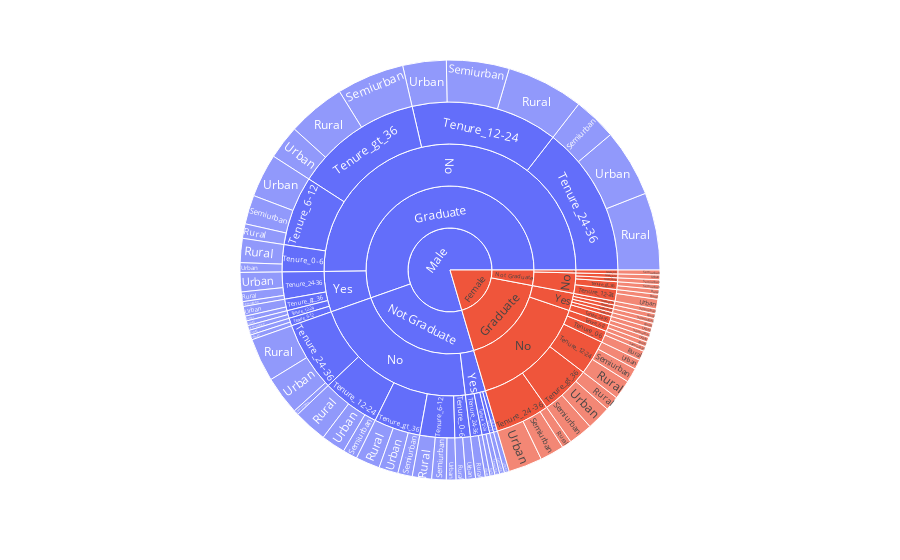

Notebook code for this chart:
### Code cell
fig = px.sunburst(Bank_Yes, path=["Gender","Education","Self_Employed",
                                 "Tenure_group","Property_Area"])

fig.show()

### Figure 1 — Plotly figure (JSON) as saved in the notebook; plotly's stock layout.template omitted (floating-point values rounded to 4 significant figures)
{"data": [{"branchvalues": "total", "domain": {"x": [0, 1], "y": [0, 1]}, "hovertemplate": "labels=%{label}<br>count=%{value}<br>parent=%{parent}<br>id=%{id}<extra></extra>", "ids": ["Female/Graduate/No/Tenure_0-6/Rural", "Male/Graduate/No/Tenure_0-6/Rural", "Male/Not Graduate/No/Tenure_0-6/Rural", "Female/Graduate/Yes/Tenure_0-6/Rural", "Female/Graduate/No/Tenure_12-24/Rural", "Male/Graduate/No/Tenure_12-24/Rural", "Female/Not Graduate/No/Tenure_12-24/Rural", "Male/Not Graduate/No/Tenure_12-24/Rural", "Male/Graduate/Yes/Tenure_12-24/Rural", "Male/Not Graduate/Yes/Tenure_12-24/Rural", "Female/Graduate/No/Tenure_24-36/Rural", "Male/Graduate/No/Tenure_24-36/Rural", "Male/Not Graduate/No/Tenure_24-36/Rural", "Male/Graduate/Yes/Tenure_24-36/Rural", "Male/Not Graduate/Yes/Tenure_24-36/Rural", "Female/Graduate/No/Tenure_6-12/Rural", "Male/Graduate/No/Tenure_6-12/Rural", "Male/Not Graduate/No/Tenure_6-12/Rural", "Female/Graduate/Yes/Tenure_6-12/Rural", "Male/Graduate/Yes/Tenure_6-12/Rural", "Female/Graduate/No/Tenure_gt_36/Rural", "Male/Graduate/No/Tenure_gt_36/Rural", "Female/Not Graduate/No/Tenure_gt_36/Rural", "Male/Not Graduate/No/Tenure_gt_36/Rural", "Male/Graduate/Yes/Tenure_gt_36/Rural", "Female/Graduate/No/Tenure_0-6/Semiurban", "Female/Not Graduate/Yes/Tenure_0-6/Semiurban", "Female/Graduate/No/Tenure_12-24/Semiurban", "Male/Graduate/No/Tenure_12-24/Semiurban", "Male/Not Graduate/No/Tenure_12-24/Semiurban", "Female/Graduate/Yes/Tenure_12-24/Semiurban", "Male/Graduate/Yes/Tenure_12-24/Semiurban", "Male/Not Graduate/Yes/Tenure_12-24/Semiurban", "Female/Graduate/No/Tenure_24-36/Semiurban", "Male/Graduate/No/Tenure_24-36/Semiurban", "Female/Not Graduate/No/Tenure_24-36/Semiurban", "Male/Not Graduate/No/Tenure_24-36/Semiurban", "Female/Graduate/Yes/Tenure_24-36/Semiurban", "Male/Graduate/Yes/Tenure_24-36/Semiurban", "Male/Graduate/No/Tenure_6-12/Semiurban", "Male/Not Graduate/No/Tenure_6-12/Semiurban", "Male/Not Graduate/Yes/Tenure_6-12/Semiurban", "Female/Graduate/No/Tenure_gt_36/Semiurban", "Male/Graduate/No/Tenure_gt_36/Semiurban", "Female/Not Graduate/No/Tenure_gt_36/Semiurban", "Male/Not Graduate/No/Tenure_gt_36/Semiurban", "Female/Graduate/Yes/Tenure_gt_36/Semiurban", "Male/Graduate/No/Tenure_0-6/Urban", "Male/Not Graduate/No/Tenure_0-6/Urban", "Female/Graduate/No/Tenure_12-24/Urban", "Male/Graduate/No/Tenure_12-24/Urban", "Female/Not Graduate/No/Tenure_12-24/Urban", "Male/Not Graduate/No/Tenure_12-24/Urban", "Female/Graduate/No/Tenure_24-36/Urban", "Male/Graduate/No/Tenure_24-36/Urban", "Male/Not Graduate/No/Tenure_24-36/Urban", "Female/Graduate/Yes/Tenure_24-36/Urban", "Male/Graduate/Yes/Tenure_24-36/Urban", "Male/Not Graduate/Yes/Tenure_24-36/Urban", "Female/Graduate/No/Tenure_6-12/Urban", "Male/Graduate/No/Tenure_6-12/Urban", "Female/Not Graduate/No/Tenure_6-12/Urban", "Male/Not Graduate/No/Tenure_6-12/Urban", "Male/Graduate/Yes/Tenure_6-12/Urban", "Female/Graduate/No/Tenure_gt_36/Urban", "Male/Graduate/No/Tenure_gt_36/Urban", "Male/Not Graduate/No/Tenure_gt_36/Urban", "Male/Graduate/Yes/Tenure_gt_36/Urban", "Male/Not Graduate/Yes/Tenure_gt_36/Urban", "Female/Graduate/No/Tenure_0-6", "Male/Graduate/No/Tenure_0-6", "Male/Not Graduate/No/Tenure_0-6", "Female/Graduate/Yes/Tenure_0-6", "Female/Not Graduate/Yes/Tenure_0-6", "Female/Graduate/No/Tenure_12-24", "Male/Graduate/No/Tenure_12-24", "Female/Not Graduate/No/Tenure_12-24", "Male/Not Graduate/No/Tenure_12-24", "Female/Graduate/Yes/Tenure_12-24", "Male/Graduate/Yes/Tenure_12-24", "Male/Not Graduate/Yes/Tenure_12-24", "Female/Graduate/No/Tenure_24-36", "Male/Graduate/No/Tenure_24-36", "Female/Not Graduate/No/Tenure_24-36", "Male/Not Graduate/No/Tenure_24-36", "Female/Graduate/Yes/Tenure_24-36", "Male/Graduate/Yes/Tenure_24-36", "Male/Not Graduate/Yes/Tenure_24-36", "Female/Graduate/No/Tenure_6-12", "Male/Graduate/No/Tenure_6-12", "Female/Not Graduate/No/Tenure_6-12", "Male/Not Graduate/No/Tenure_6-12", "Female/Graduate/Yes/Tenure_6-12", "Male/Graduate/Yes/Tenure_6-12", "Male/Not Graduate/Yes/Tenure_6-12", "Female/Graduate/No/Tenure_gt_36", "Male/Graduate/No/Tenure_gt_36", "Female/Not Graduate/No/Tenure_gt_36", "Male/Not Graduate/No/Tenure_gt_36", "Female/Graduate/Yes/Tenure_gt_36", "Male/Graduate/Yes/Tenure_gt_36", "Male/Not Graduate/Yes/Tenure_gt_36", "Female/Graduate/No", "Male/Graduate/No", "Female/Not Graduate/No", "Male/Not Graduate/No", "Female/Graduate/Yes", "Male/Graduate/Yes", "Female/Not Graduate/Yes", "Male/Not Graduate/Yes", "Female/Graduate", "Male/Graduate", "Female/Not Graduate", "Male/Not Graduate", "Female", "Male"], "labels": ["Rural", "Rural", "Rural", "Rural", "Rural", "Rural", "Rural", "Rural", "Rural", "Rural", "Rural", "Rural", "Rural", "Rural", "Rural", "Rural", "Rural", "Rural", "Rural", "Rural", "Rural", "Rural", "Rural", "Rural", "Rural", "Semiurban", "Semiurban", "Semiurban", "Semiurban", "Semiurban", "Semiurban", "Semiurban", "Semiurban", "Semiurban", "Semiurban", "Semiurban", "Semiurban", "Semiurban", "Semiurban", "Semiurban", "Semiurban", "Semiurban", "Semiurban", "Semiurban", "Semiurban", "Semiurban", "Semiurban", "Urban", "Urban", "Urban", "Urban", "Urban", "Urban", "Urban", "Urban", "Urban", "Urban", "Urban", "Urban", "Urban", "Urban", "Urban", "Urban", "Urban", "Urban", "Urban", "Urban", "Urban", "Urban", "Tenure_0-6", "Tenure_0-6", "Tenure_0-6", "Tenure_0-6", "Tenure_0-6", "Tenure_12-24", "Tenure_12-24", "Tenure_12-24", "Tenure_12-24", "Tenure_12-24", "Tenure_12-24", "Tenure_12-24", "Tenure_24-36", "Tenure_24-36", "Tenure_24-36", "Tenure_24-36", "Tenure_24-36", "Tenure_24-36", "Tenure_24-36", "Tenure_6-12", "Tenure_6-12", "Tenure_6-12", "Tenure_6-12", "Tenure_6-12", "Tenure_6-12", "Tenure_6-12", "Tenure_gt_36", "Tenure_gt_36", "Tenure_gt_36", "Tenure_gt_36", "Tenure_gt_36", "Tenure_gt_36", "Tenure_gt_36", "No", "No", "No", "No", "Yes", "Yes", "Yes", "Yes", "Graduate", "Graduate", "Not Graduate", "Not Graduate", "Female", "Male"], "name": "", "parents": ["Female/Graduate/No/Tenure_0-6", "Male/Graduate/No/Tenure_0-6", "Male/Not Graduate/No/Tenure_0-6", "Female/Graduate/Yes/Tenure_0-6", "Female/Graduate/No/Tenure_12-24", "Male/Graduate/No/Tenure_12-24", "Female/Not Graduate/No/Tenure_12-24", "Male/Not Graduate/No/Tenure_12-24", "Male/Graduate/Yes/Tenure_12-24", "Male/Not Graduate/Yes/Tenure_12-24", "Female/Graduate/No/Tenure_24-36", "Male/Graduate/No/Tenure_24-36", "Male/Not Graduate/No/Tenure_24-36", "Male/Graduate/Yes/Tenure_24-36", "Male/Not Graduate/Yes/Tenure_24-36", "Female/Graduate/No/Tenure_6-12", "Male/Graduate/No/Tenure_6-12", "Male/Not Graduate/No/Tenure_6-12", "Female/Graduate/Yes/Tenure_6-12", "Male/Graduate/Yes/Tenure_6-12", "Female/Graduate/No/Tenure_gt_36", "Male/Graduate/No/Tenure_gt_36", "Female/Not Graduate/No/Tenure_gt_36", "Male/Not Graduate/No/Tenure_gt_36", "Male/Graduate/Yes/Tenure_gt_36", "Female/Graduate/No/Tenure_0-6", "Female/Not Graduate/Yes/Tenure_0-6", "Female/Graduate/No/Tenure_12-24", "Male/Graduate/No/Tenure_12-24", "Male/Not Graduate/No/Tenure_12-24", "Female/Graduate/Yes/Tenure_12-24", "Male/Graduate/Yes/Tenure_12-24", "Male/Not Graduate/Yes/Tenure_12-24", "Female/Graduate/No/Tenure_24-36", "Male/Graduate/No/Tenure_24-36", "Female/Not Graduate/No/Tenure_24-36", "Male/Not Graduate/No/Tenure_24-36", "Female/Graduate/Yes/Tenure_24-36", "Male/Graduate/Yes/Tenure_24-36", "Male/Graduate/No/Tenure_6-12", "Male/Not Graduate/No/Tenure_6-12", "Male/Not Graduate/Yes/Tenure_6-12", "Female/Graduate/No/Tenure_gt_36", "Male/Graduate/No/Tenure_gt_36", "Female/Not Graduate/No/Tenure_gt_36", "Male/Not Graduate/No/Tenure_gt_36", "Female/Graduate/Yes/Tenure_gt_36", "Male/Graduate/No/Tenure_0-6", "Male/Not Graduate/No/Tenure_0-6", "Female/Graduate/No/Tenure_12-24", "Male/Graduate/No/Tenure_12-24", "Female/Not Graduate/No/Tenure_12-24", "Male/Not Graduate/No/Tenure_12-24", "Female/Graduate/No/Tenure_24-36", "Male/Graduate/No/Tenure_24-36", "Male/Not Graduate/No/Tenure_24-36", "Female/Graduate/Yes/Tenure_24-36", "Male/Graduate/Yes/Tenure_24-36", "Male/Not Graduate/Yes/Tenure_24-36", "Female/Graduate/No/Tenure_6-12", "Male/Graduate/No/Tenure_6-12", "Female/Not Graduate/No/Tenure_6-12", "Male/Not Graduate/No/Tenure_6-12", "Male/Graduate/Yes/Tenure_6-12", "Female/Graduate/No/Tenure_gt_36", "Male/Graduate/No/Tenure_gt_36", "Male/Not Graduate/No/Tenure_gt_36", "Male/Graduate/Yes/Tenure_gt_36", "Male/Not Graduate/Yes/Tenure_gt_36", "Female/Graduate/No", "Male/Graduate/No", "Male/Not Graduate/No", "Female/Graduate/Yes", "Female/Not Graduate/Yes", "Female/Graduate/No", "Male/Graduate/No", "Female/Not Graduate/No", "Male/Not Graduate/No", "Female/Graduate/Yes", "Male/Graduate/Yes", "Male/Not Graduate/Yes", "Female/Graduate/No", "Male/Graduate/No", "Female/Not Graduate/No", "Male/Not Graduate/No", "Female/Graduate/Yes", "Male/Graduate/Yes", "Male/Not Graduate/Yes", "Female/Graduate/No", "Male/Graduate/No", "Female/Not Graduate/No", "Male/Not Graduate/No", "Female/Graduate/Yes", "Male/Graduate/Yes", "Male/Not Graduate/Yes", "Female/Graduate/No", "Male/Graduate/No", "Female/Not Graduate/No", "Male/Not Graduate/No", "Female/Graduate/Yes", "Male/Graduate/Yes", "Male/Not Graduate/Yes", "Female/Graduate", "Male/Graduate", "Female/Not Graduate", "Male/Not Graduate", "Female/Graduate", "Male/Graduate", "Female/Not Graduate", "Male/Not Graduate", "Female", "Male", "Female", "Male", "", ""], "type": "sunburst", "values": [2, 5, 2, 1, 4, 16, 1, 7, 1, 1, 2, 16, 9, 2, 2, 1, 3, 4, 1, 1, 3, 12, 1, 5, 1, 1, 1, 3, 13, 3, 1, 1, 1, 5, 9, 1, 1, 1, 1, 6, 3, 1, 5, 14, 1, 3, 1, 2, 2, 2, 9, 2, 5, 7, 14, 8, 1, 4, 1, 1, 9, 1, 2, 1, 5, 7, 4, 2, 1, 3, 7, 4, 1, 1, 9, 38, 3, 15, 1, 2, 2, 14, 39, 1, 18, 2, 7, 3, 2, 18, 1, 9, 1, 2, 1, 13, 33, 2, 12, 1, 3, 1, 41, 135, 7, 58, 6, 14, 1, 7, 47, 149, 8, 65, 55, 214]}], "layout": {"legend": {"tracegroupgap": 0}, "margin": {"t": 60}}}
